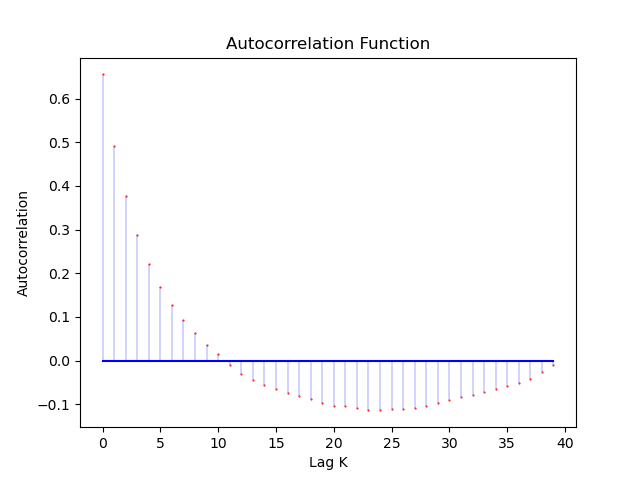

This figure's Python source:
# calculate the autocorrelation function for SH_park.csv
import numpy as np
import matplotlib.pyplot as plt
import pandas as pd
import numpy as np


def autocorrelation_function(x):
    n = len(x)
    mean = np.mean(x)
    acf_values = []


    for k in range(n):
        if np.sum((x - mean)**2)!=0:
            acf_k = np.sum((x[:n-k] - mean) * (x[k:] - mean)) / (np.sum((x - mean)**2))
        else:
            acf_k=0
        acf_values.append(acf_k)
    
    return np.array(acf_values)


# ReadFile
data=pd.read_csv('../data/SH_Park_10.csv').values
N=data.shape[1]
acf_list=[]


# 计算自相关函数
for m in range(N):
    acf_list.append(autocorrelation_function(data[0:40,m]))

acf_list=np.array(acf_list)
acf_values=np.mean(acf_list,axis=0)



# 绘制自相关函数图像
#plt.stem(range(len(acf_values)), acf_values, basefmt="b-", use_line_collection=True)

markerline, stemline, baseline,=plt.stem(range(len(acf_values)), acf_values,basefmt="b-", linefmt='b-', markerfmt='ro', use_line_collection=True)  # 大小可调
plt.setp(stemline, linewidth = 0.25)
plt.setp(markerline, markersize = 0.5)


plt.title('Autocorrelation Function')
plt.xlabel('Lag K')
plt.ylabel('Autocorrelation')
plt.savefig('ACF.png')

